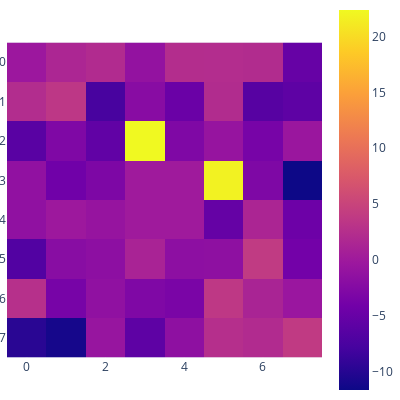
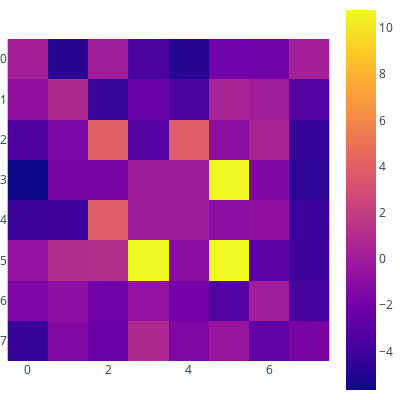

Write notebook code for charts like these, in order.
### Code cell
from othello import Othello



def token_to_ij(token):
    token_copy = token.copy()
    if token_copy > 26:
        token_copy += 2
    if token_copy > 34:
        token_copy += 2
    return (token_copy // 8, token_copy % 8)


def board_state(tokens, turn):
    game = Othello()
    for i in range(turn):
        print(tokens[i])
        # print(token_to_ij(tokens[i].numpy()))
        # print(token_to_ij(tokens[i].numpy())[0].item())
        # print(token_to_ij(tokens[i].numpy())[1].item())
        game.move(*token_to_ij(tokens[i].numpy()))
    game.display()
    
run = 0
for turn in range(5):

    board_state(test_data[run,:-1], turn)

    fig = px.imshow(tokens_to_ij(loaded_model(test_data[run,:-1].unsqueeze(dim=0).to(device = 'cuda'))[0][0,turn - 1,:]).detach().numpy())
    
    #board_state(data[0][0], turn)

    #fig = px.imshow(tokens_to_ij(loaded_model(data[0][0].unsqueeze(dim=0).to(device = 'cuda'))[0][0,turn - 1,:]).detach().numpy())

    fig.update_layout(width=400, height=400)

    fig.update_layout(
    margin=dict(l=0,r=0,b=0,t=0)
        )

    fig.show()

### Figure 1 — Plotly figure (JSON) as saved in the notebook; plotly's stock layout.template omitted (floating-point values rounded to 4 significant figures)
{"data": [{"coloraxis": "coloraxis", "hovertemplate": "x: %{x}<br>y: %{y}<br>color: %{z}<extra></extra>", "name": "0", "type": "heatmap", "xaxis": "x", "yaxis": "y", "z": [[-0.2733, 1.486, 2.047, -1.134, 2.296, 2.286, 2.133, -5.143], [2.263, 3.52, -7.725, -2.135, -4.787, 2.148, -6.406, -5.784], [-6.218, -2.928, -5.528, 22.37, -2.934, -0.8549, -3.622, -0.4742], [-1.307, -4.255, -3.101, 0, 0, 21.82, -2.967, -11.65], [-1.397, -0.1724, -0.8665, 0, 0, -5.236, 1.363, -4.561], [-6.804, -2.08, -1.638, 1.124, -1.681, -1.543, 3.95, -4.024], [2.621, -3.645, -1.377, -2.915, -3.336, 3.626, 1.222, -0.5359], [-9.79, -11.06, -0.7203, -5.814, -1.57, 2.561, 2.102, 3.882]]}], "layout": {"coloraxis": {"colorscale": [[0, "#0d0887"], [0.1111, "#46039f"], [0.2222, "#7201a8"], [0.3333, "#9c179e"], [0.4444, "#bd3786"], [0.5556, "#d8576b"], [0.6667, "#ed7953"], [0.7778, "#fb9f3a"], [0.8889, "#fdca26"], [1, "#f0f921"]]}, "height": 400, "margin": {"b": 0, "l": 0, "r": 0, "t": 0}, "width": 400, "xaxis": {"anchor": "y", "constrain": "domain", "domain": [0, 1], "scaleanchor": "y"}, "yaxis": {"anchor": "x", "autorange": "reversed", "constrain": "domain", "domain": [0, 1]}}}

### Figure 2 — Plotly figure (JSON) as saved in the notebook; plotly's stock layout.template omitted (floating-point values rounded to 4 significant figures)
{"data": [{"coloraxis": "coloraxis", "hovertemplate": "x: %{x}<br>y: %{y}<br>color: %{z}<extra></extra>", "name": "0", "type": "heatmap", "xaxis": "x", "yaxis": "y", "z": [[0.3125, -4.812, 0.06792, -3.647, -4.946, -2.044, -2.01, 0.2642], [-0.6575, 0.7685, -4.266, -2.422, -3.618, 0.4922, 0.0865, -3.218], [-3.521, -1.606, 3.934, -3.106, 3.828, -0.9583, 0.4838, -4.355], [-5.676, -1.717, -1.689, 0, 0, 10.75, -1.542, -4.684], [-4.194, -3.967, 3.818, 0, 0, -0.9734, -0.6818, -4.134], [-0.5101, 1.025, 1.186, 10.73, -0.9898, 10.78, -2.929, -4.103], [-1.591, -0.8779, -1.991, -0.5054, -1.907, -3.3, 0.0874, -3.863], [-4.357, -1.339, -2.382, 0.8235, -1.481, -0.3295, -2.713, -1.733]]}], "layout": {"coloraxis": {"colorscale": [[0, "#0d0887"], [0.1111, "#46039f"], [0.2222, "#7201a8"], [0.3333, "#9c179e"], [0.4444, "#bd3786"], [0.5556, "#d8576b"], [0.6667, "#ed7953"], [0.7778, "#fb9f3a"], [0.8889, "#fdca26"], [1, "#f0f921"]]}, "height": 400, "margin": {"b": 0, "l": 0, "r": 0, "t": 0}, "width": 400, "xaxis": {"anchor": "y", "constrain": "domain", "domain": [0, 1], "scaleanchor": "y"}, "yaxis": {"anchor": "x", "autorange": "reversed", "constrain": "domain", "domain": [0, 1]}}}
